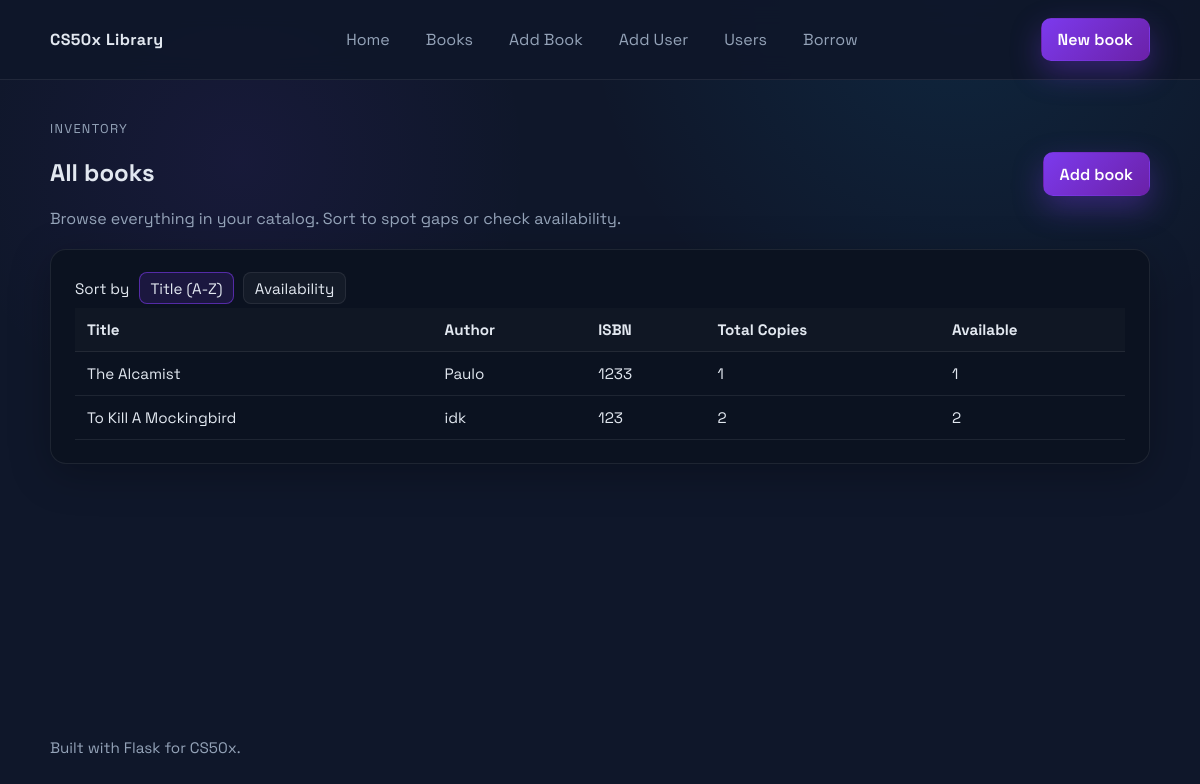
Before: /books with the older database file.
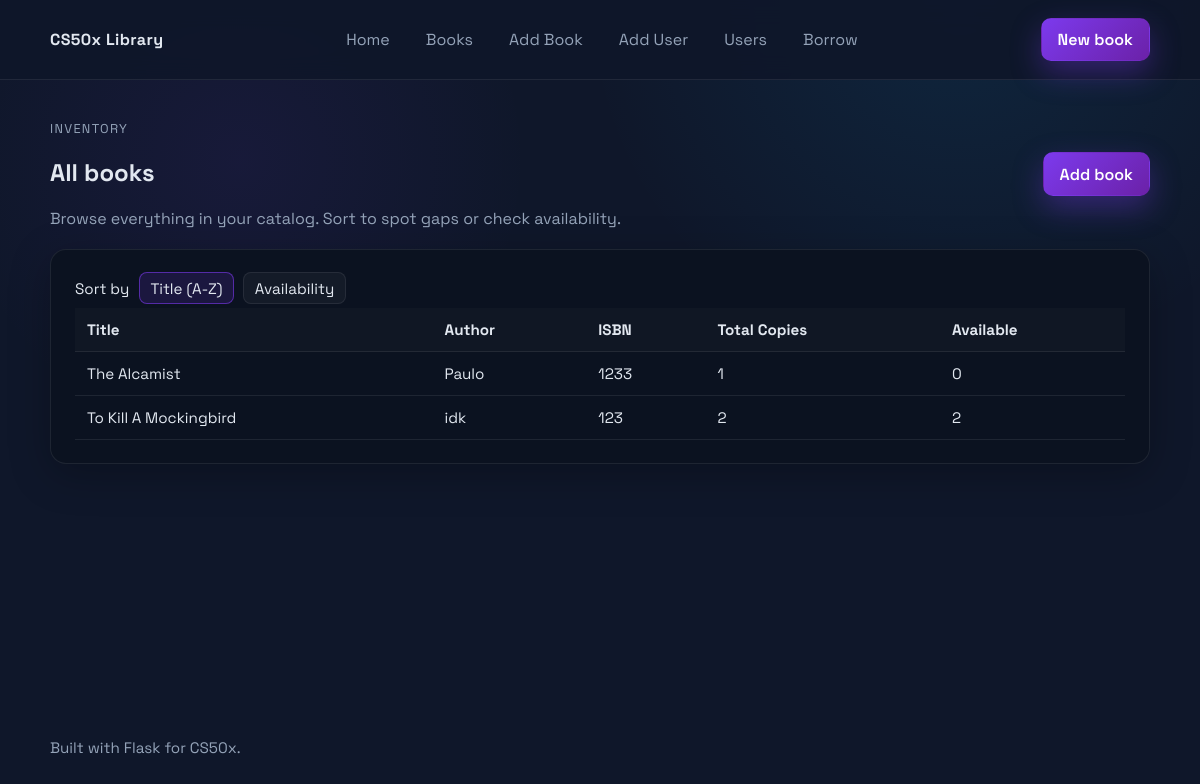
After: the same page with the newer database file.
### tables this page shows
CREATE TABLE books (
    id INTEGER PRIMARY KEY AUTOINCREMENT,
    title TEXT NOT NULL,
    author TEXT NOT NULL,
    isbn TEXT NOT NULL UNIQUE,
    total_copies INTEGER NOT NULL CHECK (total_copies >= 0),
    available_copies INTEGER NOT NULL CHECK (available_copies >= 0)
);

### app.py (the view)
@app.route("/books")
def list_books():
    sort = request.args.get("sort", "title")
    order_by_options = {
        "title": "title COLLATE NOCASE ASC",
        "available_copies": "available_copies DESC, title COLLATE NOCASE ASC",
    }
    order_by = order_by_options.get(sort, order_by_options["title"])
    if sort not in order_by_options:
        sort = "title"  # Keep template state in sync with the default.
    with get_db_connection() as conn:
        books = conn.execute(
            f"SELECT id, title, author, isbn, total_copies, available_copies FROM books ORDER BY {order_by}"
        ).fetchall()
    return render_template("books.html", books=books, sort=sort)

### app.py (called while the page is built)
def get_db_connection():
    conn = sqlite3.connect(DB_PATH)
    conn.row_factory = sqlite3.Row
    return conn

### templates/books.html
{% extends "layout.html" %}
{% block content %}
<section class="page-heading">
    <div>
        <p class="eyebrow">Inventory</p>
        <h1>All books</h1>
        <p class="lede">Browse everything in your catalog. Sort to spot gaps or check availability.</p>
    </div>
    <a class="btn btn-primary" href="{{ url_for('add_book') }}">Add book</a>
</section>
<section class="card">
    <div class="card-header">
        <div class="sort-links">
            <span>Sort by</span>
            <a href="{{ url_for('list_books', sort='title') }}" class="{{ 'active' if sort == 'title' else '' }}">Title (A-Z)</a>
            <a href="{{ url_for('list_books', sort='available_copies') }}" class="{{ 'active' if sort == 'available_copies' else '' }}">Availability</a>
        </div>
    </div>
    {% if books %}
    <div class="table-wrap">
        <table class="data-table">
            <thead>
                <tr>
                    <th>Title</th>
                    <th>Author</th>
                    <th>ISBN</th>
                    <th>Total Copies</th>
                    <th>Available</th>
                </tr>
            </thead>
            <tbody>
                {% for book in books %}
                <tr>
                    <td>{{ book.title }}</td>
                    <td>{{ book.author }}</td>
                    <td>{{ book.isbn }}</td>
                    <td>{{ book.total_copies }}</td>
                    <td>{{ book.available_copies }}</td>
                </tr>
                {% endfor %}
            </tbody>
        </table>
    </div>
    {% else %}
    <p class="muted">No books yet. <a href="{{ url_for('add_book') }}">Add one now</a>.</p>
    {% endif %}
</section>
{% endblock %}

### templates/layout.html (shortened to what this page needs)
<!doctype html>
<html lang="en">
<head>
    <link rel="stylesheet" href="{{ url_for('static', filename='styles.css') }}">
</head>
<body class="page">
    <header class="site-header">
        <div class="shell nav">
            <a class="brand" href="{{ url_for('index') }}">CS50x Library</a>
            <nav class="nav-links">
                <a href="{{ url_for('index') }}">Home</a>
                <a href="{{ url_for('list_books') }}">Books</a>
                <a href="{{ url_for('add_book') }}">Add Book</a>
                <a href="{{ url_for('add_user') }}">Add User</a>
                <a href="{{ url_for('list_users') }}">Users</a>
                <a href="{{ url_for('borrow') }}">Borrow</a>
            </nav>
            <a class="btn btn-primary" href="{{ url_for('add_book') }}">New book</a>
        </div>
    </header>
    <main class="content shell">
        {% block content %}{% endblock %}
    </main>
    <footer class="site-footer">
        <div class="shell">
            <p>Built with Flask for CS50x.</p>
        </div>
    </footer>
</body>
</html>

### static/styles.css (style rules this page uses)
:root { --bg: #0f172a; --card: #0b1220; --panel: rgba(255, 255, 255, 0.04); --text: #e2e8f0; --muted: #94a3b8; --accent: #7c3aed; --accent-strong: #6b21a8; --border: rgba(255, 255, 255, 0.08); }
* { box-sizing: border-box; }
body { margin: 0; font-family: "Space Grotesk", "Segoe UI", sans-serif; background: radial-gradient(circle at 20% 20%, rgba(124, 58, 237, 0.08), transparent 25%), radial-gradient(circle at 80% 0%, rgba(14, 165, 233, 0.1), transparent 30%), var(--bg); color: var(--text); min-height: 100vh; }
a { color: inherit; }
.page { display: flex; flex-direction: column; min-height: 100vh; }
.shell { width: min(1100px, 92vw); margin: 0 auto; }
.site-header { position: sticky; top: 0; z-index: 10; background: rgba(15, 23, 42, 0.9); backdrop-filter: blur(12px); border-bottom: 1px solid var(--border); }
.nav { display: flex; align-items: center; justify-content: space-between; gap: 1rem; padding: 1.1rem 0; }
.brand { font-weight: 700; letter-spacing: 0.4px; text-decoration: none; color: var(--text); }
.nav-links { display: flex; gap: 0.75rem; flex: 1; justify-content: center; flex-wrap: wrap; }
.nav-links a { padding: 0.45rem 0.75rem; border-radius: 8px; text-decoration: none; color: var(--muted); transition: color 0.2s ease, background 0.2s ease; }
.content { flex: 1; padding: 2.5rem 0 3rem; }
.card { background: var(--card); border: 1px solid var(--border); border-radius: 16px; padding: 1.4rem 1.5rem; box-shadow: 0 10px 40px rgba(0, 0, 0, 0.25); }
.page-heading { display: flex; align-items: center; justify-content: space-between; gap: 1rem; flex-wrap: wrap; margin-bottom: 1.25rem; }
.eyebrow { text-transform: uppercase; font-size: 0.8rem; letter-spacing: 0.1em; color: var(--muted); margin: 0; }
.lede { color: var(--muted); margin: 0.35rem 0 0; }
.btn { display: inline-flex; align-items: center; justify-content: center; gap: 0.35rem; padding: 0.65rem 1rem; border-radius: 10px; border: 1px solid transparent; text-decoration: none; font-weight: 600; cursor: pointer; transition: transform 0.15s ease, box-shadow 0.15s ease, background 0.15s ease; }
.btn-primary { background: linear-gradient(135deg, var(--accent), var(--accent-strong)); color: #fff; box-shadow: 0 12px 30px rgba(124, 58, 237, 0.35); }
.card-header { display: flex; justify-content: space-between; align-items: center; gap: 1rem; flex-wrap: wrap; margin-bottom: 0.25rem; }
.sort-links { display: flex; align-items: center; gap: 0.6rem; font-size: 0.95rem; }
.sort-links a { color: var(--text); text-decoration: none; padding: 0.35rem 0.65rem; border-radius: 8px; border: 1px solid var(--border); background: var(--panel); }
.sort-links a.active { border-color: rgba(124, 58, 237, 0.6); background: rgba(124, 58, 237, 0.15); }
.table-wrap { overflow-x: auto; }
.data-table { width: 100%; border-collapse: collapse; font-size: 0.95rem; }
.data-table th, .data-table td { padding: 0.75rem; border-bottom: 1px solid var(--border); text-align: left; }
.data-table th { background: rgba(255, 255, 255, 0.02); font-weight: 700; }
.site-footer { padding: 1.25rem 0 1.75rem; color: var(--muted); font-size: 0.95rem; }

Changed rows visible on the page:
changed books "The Alcamist": available_copies "1" → "0"
